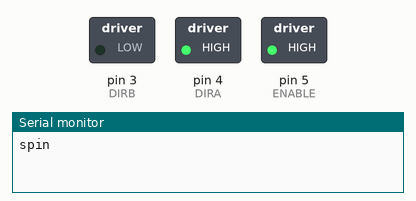
The sketch below on a simulated Arduino Mega 2560, built with avr-gcc and run on an emulated ATmega2560. Parts: switched loads named in the sketch (green lamp = pin HIGH), the last lines printed to the serial monitor.

Above: at 1.0 s.
At 3.0 s:
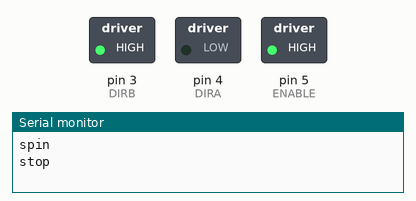
Timing chart, 0 to 4.6 s (numbered marks = the images above):
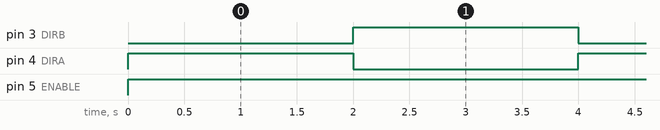

Measured:
- by itself, pin 3 (DIRB), pin 4 (DIRA): alternates HIGH for 2.0 s and LOW for 2.0 s
- by itself, pin 5 (ENABLE): LOW → HIGH at 0.00 s

The sketch:

Relay.ino
```cpp
//www.elegoo.com
//2022.03.10

/************************
  Exercise the motor using
  the relay
************************/

#define ENABLE 5
#define DIRA 4
#define DIRB 3

int i;

void setup() {
  //---set pin direction
  pinMode(ENABLE, OUTPUT);
  pinMode(DIRA, OUTPUT);
  pinMode(DIRB, OUTPUT);
  Serial.begin(9600);
}

void loop() {

  //---relay example
  digitalWrite(ENABLE, HIGH); // enable on
  for (i = 0; i < 5; i++)
  {
    Serial.println("spin");
    digitalWrite(DIRA, HIGH); //motor spins
    digitalWrite(DIRB, LOW);
    delay(2000);
    Serial.println("stop");
    digitalWrite(DIRA, LOW); //motor stops
    digitalWrite(DIRB, HIGH);
    delay(2000);
  }
}
```
